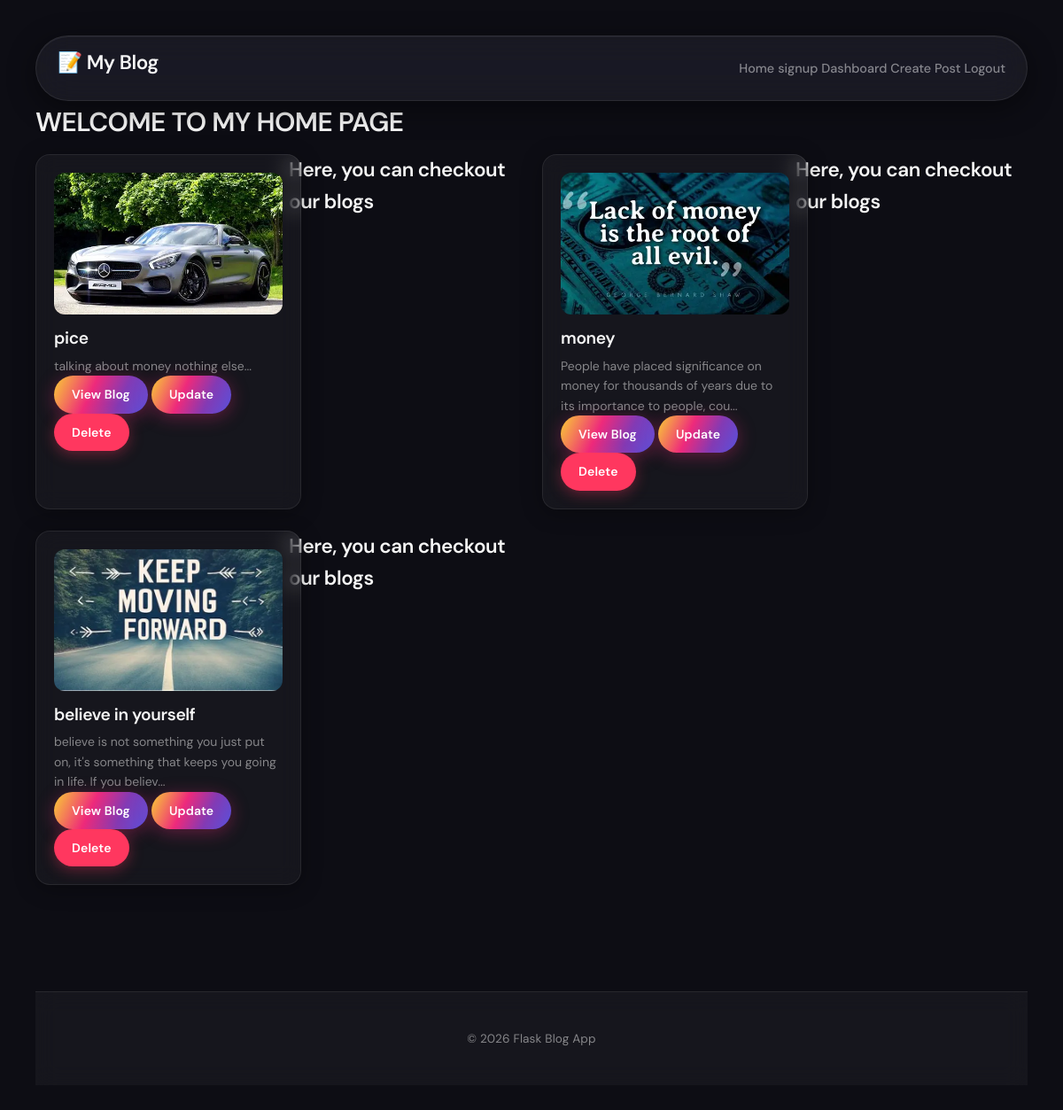
The app's page / (signed in) with its own data.
### app.py (models this page shows, shortened)
class Blog(db.Model):
    _id = db.Column(db.Integer, primary_key=True)
    title = db.Column(db.String(100), unique=True, nullable=False)
    content = db.Column(db.Text, nullable=False)
    image = db.Column(db.String(200), nullable=True)
    date_posted = db.Column(db.DateTime, nullable=False, default=datetime.utcnow)
    user_id = db.Column(db.Integer, db.ForeignKey('user.id'), nullable=False)

### app.py (the view)
@app.route('/')
@login_required
def home_page():
    blog = Blog.query.all()
    return render_template('home.html', blogs=current_user.blogs)

### app.py (called while the page is built)
@login_manager.user_loader
def load_user(user_id):
    return db.session.get(User, int(user_id))

### templates/home.html (shortened to what this page needs)
{% extends 'base.html' %}
{% block content %}
<h1>WELCOME TO MY HOME PAGE</h1>
<div class="grid">
{% for blog in blogs %}
    <div class="card">
        {% if blog.image %}
        <img src="{{ url_for('static', filename='uploads/' + blog.image) }}"
             alt="{{ blog.title }}">
        {% endif %}
        <h2>{{ blog.title }}</h2>
        <p>
            {{ blog.content[:100] }}...
        </p>
        <a href="{{ url_for('viewblog', title=blog.title) }}" class="btn">
            View Blog
        </a>
        <a href="{{ url_for('updateblog', id=blog._id) }}" class="btn">
            Update
        </a>
        <a href="{{ url_for('deleteuser', id=blog._id) }}"
           class="btn delete-btn"
           onclick="return confirm('Delete this blog?')">
            Delete
        </a>
    </div>
     <h2>Here, you can checkout our blogs</h2>
{% endfor %}
</div>
{% endblock %}

### static/style.css (style rules this page uses)
:root { --ig-yellow: #f9ce34; --ig-orange: #ee2a7b; --ig-pink: #ee2a7b; --ig-magenta: #c13584; --ig-purple: #833ab4; --ig-indigo: #5851db; --bg: #0d0d14; --surface: rgba(255, 255, 255, 0.04); --surface-2: rgba(255, 255, 255, 0.08); --border: rgba(255, 255, 255, 0.08); --border-hover: rgba(238, 42, 123, 0.45); --text: #f5f5f5; --muted: rgba(245, 245, 245, 0.5); --danger: #ff375f; --success: #30d158; --info: #0a84ff; --radius: 16px; --radius-sm: 10px; --radius-pill: 100px; --space-1: 4px; --space-2: 8px; --space-3: 12px; --space-4: 16px; --space-5: 24px; --space-6: 32px; --space-7: 48px; }
.ig-gradient, .btn, .badge { background: linear-gradient( 115deg, #f9ce34 0%, #ee2a7b 40%, #833ab4 70%, #5851db 100% ); }
*, *::before, *::after { box-sizing: border-box; }
body { margin: 0; padding: 40px; font-family: 'DM Sans', -apple-system, sans-serif; font-size: 15px; line-height: 1.6; color: var(--text); background-color: var(--bg); background-image: radial-gradient(ellipse 60% 50% at 15% 0%, rgba(249, 206, 52, 0.12) transparent), radial-gradient(ellipse 55% 45% at 85% 5%, rgba(131, 58, 180, 0.18) transparent), radial-gradient(ellipse 70% 60% at 50% 100%, rgba(238, 42, 123, 0.12) transparent); min-height: 100vh; }
h1, h2, h3, h4 { font-family: 'DM Sans', sans-serif; font-weight: 600; letter-spacing: -0.02em; color: var(--text); margin: 0 0 var(--space-3); }
a { text-decoration: none; color: var(--muted); font-size: 0.9rem; font-weight: 500; transition: color 0.2s, opacity 0.2s; position: relative; }
a::after { content: ''; position: absolute; bottom: -3px; left: 0; right: 0; height: 2px; background: linear-gradient(90deg, #ee2a7b, #833ab4); border-radius: 2px; transform: scaleX(0); transition: transform 0.25s cubic-bezier(0.34, 1.56, 0.64, 1); transform-origin: left; }
.btn { display: inline-flex; align-items: center; justify-content: center; padding: 10px 20px; color: #fff; font-family: 'DM Sans', sans-serif; font-size: 0.875rem; font-weight: 600; letter-spacing: 0.01em; border: none; border-radius: var(--radius-pill); cursor: pointer; text-decoration: none; position: relative; overflow: hidden; transition: transform 0.2s cubic-bezier(0.34, 1.56, 0.64, 1), box-shadow 0.2s ease; box-shadow: 0 4px 20px rgba(238, 42, 123, 0.35); }
.btn::before { content: ''; position: absolute; inset: 0; background: linear-gradient(105deg, transparent 35%, rgba(255,255,255,0.25) 50%, transparent 65%); transform: translateX(-100%); transition: transform 0.55s ease; }
.delete-btn { background: var(--danger); box-shadow: 0 4px 16px rgba(255, 55, 95, 0.35); }
.grid { display: grid; grid-template-columns: repeat(auto-fit, minmax(260px, 1fr)); gap: var(--space-5); }
.card { width: 300px; min-height: 300px; background: var(--surface); backdrop-filter: blur(12px); -webkit-backdrop-filter: blur(12px); border-radius: var(--radius); padding: 20px; border: 0.5px solid var(--border); box-shadow: 0 4px 24px rgba(0, 0, 0, 0.3); overflow: hidden; transition: transform 0.3s cubic-bezier(0.34, 1.56, 0.64, 1), box-shadow 0.3s ease, border-color 0.3s ease; position: relative; }
.card::before { content: ''; position: absolute; inset: 0; border-radius: var(--radius); padding: 1px; background: linear-gradient(135deg, #f9ce34, #ee2a7b, #833ab4, #5851db); -webkit-mask: linear-gradient(#fff 0 0) content-box, linear-gradient(#fff 0 0); -webkit-mask-composite: xor; mask-composite: exclude; opacity: 0; transition: opacity 0.3s ease; pointer-events: none; }
.card img { width: 100%; height: 160px; object-fit: cover; border-radius: calc(var(--radius) - 4px); display: block; margin-bottom: var(--space-3); }
.card h2 { font-size: 1.2rem; font-weight: 600; margin: 6px 0 4px; letter-spacing: -0.02em; }
.card p { font-size: 0.875rem; color: var(--muted); line-height: 1.6; margin: 0; }

### records on screen
Blog: image (picture), title "pice", content "talking about money nothing else"
Blog: image+title (picture), title "money", content "People have placed significance on money for thousands of years due to its importance to people, cou"
Blog: image (picture), title "believe in yourself", content "believe is not something you just put on, it's something that keeps you going in life. If you believ"
